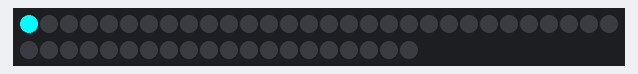
This sketch was run on a simulated Arduino Uno, built with avr-gcc and run on an emulated ATmega328P. On the bench: 50 RGB LEDs in strip order, left to right, continuing on the next row.

Above: at 0.15 s.
At 1.37 s:
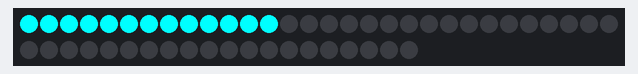
At 2.6 s:
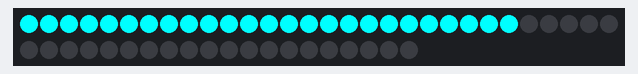
At 5.15 s:
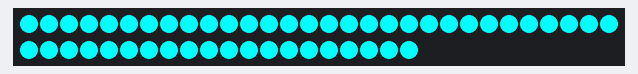
At 7.3 s:
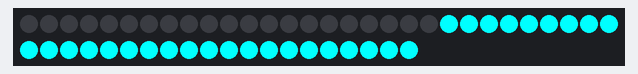
At 9.55 s:
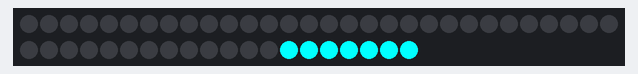

Measured:
- by itself, everything shown: repeats every 10.2 s, in 100 steps

The sketch:

sketch_gambiarra_copy_20241001073527_copy_20241001074417.ino
```cpp
#include <Adafruit_NeoPixel.h>

#define PIN 4         // Pin connected to the data line of the LED strip
#define NUM_LEDS 50   // Number of LEDs in the strip
#define BUTTON_PIN 6  // Pin connected to the button

Adafruit_NeoPixel strip = Adafruit_NeoPixel(NUM_LEDS, PIN, NEO_GRB + NEO_KHZ800);

bool ledsLit[NUM_LEDS] = {false};  // Track which LEDs have already been lit
bool buttonPressed = false;        // Track button state

void setup() {
  pinMode(BUTTON_PIN, INPUT_PULLUP);  // Button setup (active LOW)
  strip.begin();                      // Initialize the LED strip
  strip.show();                       // Turn off all the LEDs initially
  randomSeed(analogRead(0));          // Random seed based on an analog read
}

void loop() {
  for (int i = 0; i < NUM_LEDS ; i++){
    delay(100);
    strip.setPixelColor(i , 0, 255 , 255);
    strip.show();
  }
  for (int i = 0; i < NUM_LEDS ; i++){
    delay(100);
    strip.setPixelColor(i , 0, 0 , 0);
    strip.show();
  }
}
```
